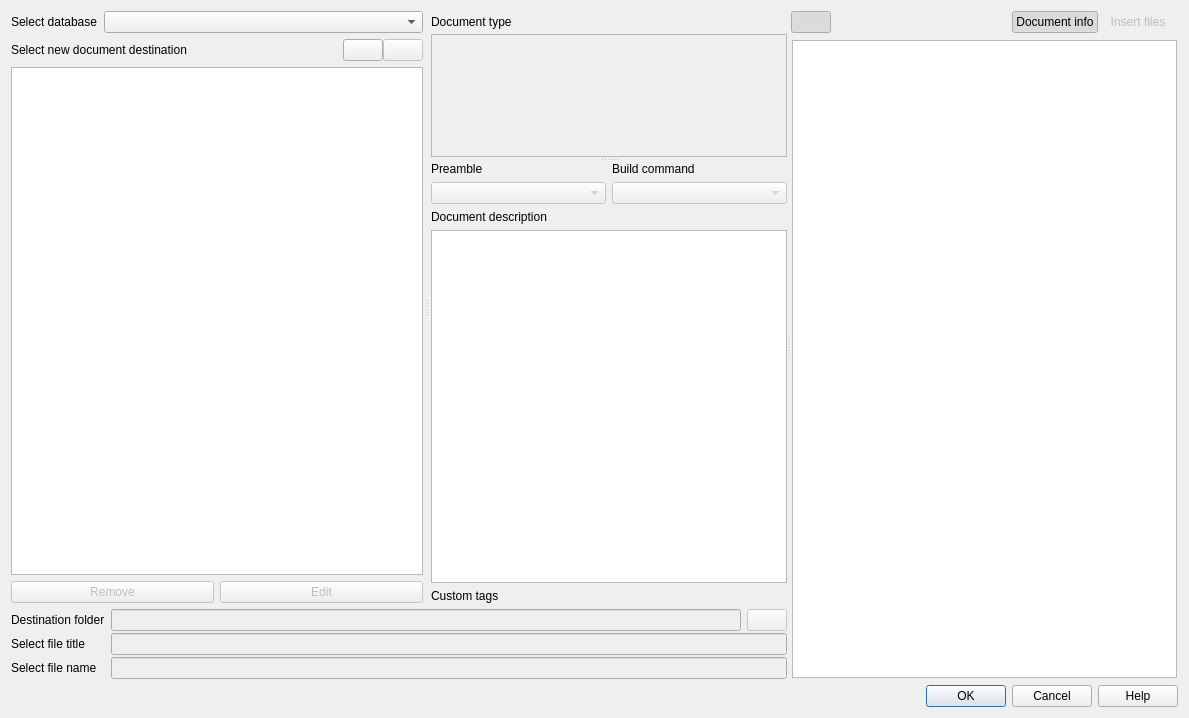
<?xml version="1.0" encoding="UTF-8"?>
<ui version="4.0">
 <class>NotesDocuments</class>
 <widget class="QDialog" name="NotesDocuments">
  <property name="geometry">
   <rect>
    <x>0</x>
    <y>0</y>
    <width>1189</width>
    <height>718</height>
   </rect>
  </property>
  <property name="windowTitle">
   <string>Create and preview database documents</string>
  </property>
  <property name="windowIcon">
   <iconset>
    <normaloff>:/images/pdf.png</normaloff>:/images/pdf.png</iconset>
  </property>
  <layout class="QGridLayout" name="gridLayout">
   <item row="1" column="0">
    <widget class="QDialogButtonBox" name="Okbutton">
     <property name="standardButtons">
      <set>QDialogButtonBox::StandardButton::Cancel|QDialogButtonBox::StandardButton::Help|QDialogButtonBox::StandardButton::Ok</set>
     </property>
    </widget>
   </item>
   <item row="0" column="0">
    <widget class="QSplitter" name="splitter_6">
     <property name="orientation">
      <enum>Qt::Orientation::Horizontal</enum>
     </property>
     <widget class="QStackedWidget" name="stackedWidget_2">
      <property name="currentIndex">
       <number>0</number>
      </property>
      <widget class="QWidget" name="stackedWidgetPage1">
       <layout class="QVBoxLayout" name="verticalLayout_7">
        <property name="leftMargin">
         <number>0</number>
        </property>
        <property name="topMargin">
         <number>0</number>
        </property>
        <property name="rightMargin">
         <number>0</number>
        </property>
        <property name="bottomMargin">
         <number>0</number>
        </property>
        <item>
         <widget class="QSplitter" name="splitter_2">
          <property name="orientation">
           <enum>Qt::Orientation::Horizontal</enum>
          </property>
          <property name="handleWidth">
           <number>8</number>
          </property>
          <widget class="QWidget" name="layoutWidget">
           <layout class="QVBoxLayout" name="verticalLayout_3">
            <item>
             <layout class="QHBoxLayout" name="horizontalLayout_2">
              <item>
               <widget class="QLabel" name="DatabaseLabel">
                <property name="text">
                 <string>Select database</string>
                </property>
               </widget>
              </item>
              <item>
               <widget class="QComboBox" name="DatabaseCombo">
                <property name="sizePolicy">
                 <sizepolicy hsizetype="MinimumExpanding" vsizetype="Fixed">
                  <horstretch>0</horstretch>
                  <verstretch>0</verstretch>
                 </sizepolicy>
                </property>
               </widget>
              </item>
             </layout>
            </item>
            <item>
             <layout class="QHBoxLayout" name="horizontalLayout">
              <property name="spacing">
               <number>0</number>
              </property>
              <item>
               <widget class="QLabel" name="label_2">
                <property name="text">
                 <string>Select new document destination</string>
                </property>
               </widget>
              </item>
              <item>
               <spacer name="horizontalSpacer_4">
                <property name="orientation">
                 <enum>Qt::Orientation::Horizontal</enum>
                </property>
                <property name="sizeHint" stdset="0">
                 <size>
                  <width>40</width>
                  <height>20</height>
                 </size>
                </property>
               </spacer>
              </item>
              <item>
               <widget class="QPushButton" name="CreateBasicFolder">
                <property name="text">
                 <string/>
                </property>
                <property name="icon">
                 <iconset resource="../Icons.qrc">
                  <normaloff>:/images/Dark_Theme/FolderNew2.svg</normaloff>:/images/Dark_Theme/FolderNew2.svg</iconset>
                </property>
               </widget>
              </item>
              <item>
               <widget class="QPushButton" name="CreateSubFolder">
                <property name="enabled">
                 <bool>false</bool>
                </property>
                <property name="text">
                 <string/>
                </property>
                <property name="icon">
                 <iconset resource="../Icons.qrc">
                  <normaloff>:/images/Dark_Theme/Structure.svg</normaloff>:/images/Dark_Theme/Structure.svg</iconset>
                </property>
               </widget>
              </item>
             </layout>
            </item>
            <item>
             <widget class="QTreeView" name="FoldersStructureView"/>
            </item>
            <item>
             <layout class="QGridLayout" name="gridLayout_3">
              <item row="1" column="0">
               <widget class="QPushButton" name="RemButton">
                <property name="enabled">
                 <bool>false</bool>
                </property>
                <property name="text">
                 <string>Remove</string>
                </property>
                <property name="icon">
                 <iconset theme="ListRemove"/>
                </property>
               </widget>
              </item>
              <item row="1" column="1">
               <widget class="QPushButton" name="EditButton">
                <property name="enabled">
                 <bool>false</bool>
                </property>
                <property name="text">
                 <string>Edit</string>
                </property>
                <property name="icon">
                 <iconset theme="DocumentEdit"/>
                </property>
               </widget>
              </item>
             </layout>
            </item>
           </layout>
          </widget>
          <widget class="QSplitter" name="splitter">
           <property name="orientation">
            <enum>Qt::Orientation::Vertical</enum>
           </property>
           <property name="handleWidth">
            <number>5</number>
           </property>
           <widget class="QWidget" name="layoutWidget_2">
            <layout class="QVBoxLayout" name="verticalLayout_4">
             <property name="spacing">
              <number>1</number>
             </property>
             <item>
              <layout class="QHBoxLayout" name="horizontalLayout_3">
               <property name="spacing">
                <number>0</number>
               </property>
               <item>
                <widget class="QLabel" name="label_8">
                 <property name="sizePolicy">
                  <sizepolicy hsizetype="Preferred" vsizetype="Fixed">
                   <horstretch>0</horstretch>
                   <verstretch>0</verstretch>
                  </sizepolicy>
                 </property>
                 <property name="text">
                  <string>Document type</string>
                 </property>
                </widget>
               </item>
               <item>
                <widget class="QPushButton" name="addButton">
                 <property name="sizePolicy">
                  <sizepolicy hsizetype="Fixed" vsizetype="Fixed">
                   <horstretch>0</horstretch>
                   <verstretch>0</verstretch>
                  </sizepolicy>
                 </property>
                 <property name="text">
                  <string/>
                 </property>
                 <property name="icon">
                  <iconset theme="AddButton"/>
                 </property>
                 <property name="flat">
                  <bool>true</bool>
                 </property>
                </widget>
               </item>
               <item>
                <widget class="QPushButton" name="removeButton">
                 <property name="enabled">
                  <bool>false</bool>
                 </property>
                 <property name="sizePolicy">
                  <sizepolicy hsizetype="Fixed" vsizetype="Fixed">
                   <horstretch>0</horstretch>
                   <verstretch>0</verstretch>
                  </sizepolicy>
                 </property>
                 <property name="text">
                  <string/>
                 </property>
                 <property name="icon">
                  <iconset theme="Minus"/>
                 </property>
                 <property name="flat">
                  <bool>true</bool>
                 </property>
                </widget>
               </item>
              </layout>
             </item>
             <item>
              <widget class="QScrollArea" name="scrollArea">
               <property name="widgetResizable">
                <bool>true</bool>
               </property>
               <widget class="QWidget" name="scrollAreaWidgetContents">
                <property name="geometry">
                 <rect>
                  <x>0</x>
                  <y>0</y>
                  <width>389</width>
                  <height>68</height>
                 </rect>
                </property>
                <layout class="QVBoxLayout" name="verticalLayout_2">
                 <property name="spacing">
                  <number>0</number>
                 </property>
                 <property name="leftMargin">
                  <number>0</number>
                 </property>
                 <property name="topMargin">
                  <number>0</number>
                 </property>
                 <property name="rightMargin">
                  <number>0</number>
                 </property>
                 <property name="bottomMargin">
                  <number>0</number>
                 </property>
                 <item>
                  <layout class="QGridLayout" name="gridLayout_4">
                   <property name="spacing">
                    <number>4</number>
                   </property>
                  </layout>
                 </item>
                </layout>
               </widget>
              </widget>
             </item>
            </layout>
           </widget>
           <widget class="QWidget" name="layoutWidget_3">
            <layout class="QVBoxLayout" name="verticalLayout">
             <item>
              <layout class="QGridLayout" name="gridLayout_7">
               <item row="3" column="0" colspan="2">
                <widget class="QTextEdit" name="DocumentDescription">
                 <property name="sizePolicy">
                  <sizepolicy hsizetype="Expanding" vsizetype="MinimumExpanding">
                   <horstretch>0</horstretch>
                   <verstretch>0</verstretch>
                  </sizepolicy>
                 </property>
                </widget>
               </item>
               <item row="0" column="0">
                <widget class="QLabel" name="label_4">
                 <property name="text">
                  <string>Preamble</string>
                 </property>
                </widget>
               </item>
               <item row="2" column="0" colspan="2">
                <widget class="QLabel" name="label_6">
                 <property name="text">
                  <string>Document description</string>
                 </property>
                </widget>
               </item>
               <item row="0" column="1">
                <widget class="QLabel" name="label_5">
                 <property name="text">
                  <string>Build command</string>
                 </property>
                </widget>
               </item>
               <item row="1" column="1">
                <widget class="QComboBox" name="BuildBox">
                 <property name="enabled">
                  <bool>false</bool>
                 </property>
                </widget>
               </item>
               <item row="1" column="0">
                <widget class="QComboBox" name="PreambleBox">
                 <property name="enabled">
                  <bool>false</bool>
                 </property>
                </widget>
               </item>
               <item row="4" column="0" colspan="2">
                <layout class="QVBoxLayout" name="verticalLayout_20">
                 <item>
                  <widget class="QLabel" name="FolderLabel_2">
                   <property name="sizePolicy">
                    <sizepolicy hsizetype="Fixed" vsizetype="Fixed">
                     <horstretch>0</horstretch>
                     <verstretch>0</verstretch>
                    </sizepolicy>
                   </property>
                   <property name="text">
                    <string>Custom tags</string>
                   </property>
                   <property name="alignment">
                    <set>Qt::AlignmentFlag::AlignLeading|Qt::AlignmentFlag::AlignLeft|Qt::AlignmentFlag::AlignTop</set>
                   </property>
                   <property name="wordWrap">
                    <bool>true</bool>
                   </property>
                  </widget>
                 </item>
                </layout>
               </item>
              </layout>
             </item>
            </layout>
           </widget>
          </widget>
         </widget>
        </item>
        <item>
         <layout class="QGridLayout" name="gridLayout_2">
          <property name="verticalSpacing">
           <number>2</number>
          </property>
          <item row="0" column="0">
           <widget class="QLabel" name="FolderLabel">
            <property name="sizePolicy">
             <sizepolicy hsizetype="Fixed" vsizetype="Fixed">
              <horstretch>0</horstretch>
              <verstretch>0</verstretch>
             </sizepolicy>
            </property>
            <property name="text">
             <string>Destination folder</string>
            </property>
            <property name="alignment">
             <set>Qt::AlignmentFlag::AlignLeading|Qt::AlignmentFlag::AlignLeft|Qt::AlignmentFlag::AlignTop</set>
            </property>
            <property name="wordWrap">
             <bool>true</bool>
            </property>
           </widget>
          </item>
          <item row="0" column="1">
           <widget class="QLineEdit" name="pathline">
            <property name="enabled">
             <bool>false</bool>
            </property>
           </widget>
          </item>
          <item row="0" column="2">
           <widget class="QPushButton" name="OpenPath">
            <property name="enabled">
             <bool>false</bool>
            </property>
            <property name="sizePolicy">
             <sizepolicy hsizetype="Fixed" vsizetype="Fixed">
              <horstretch>0</horstretch>
              <verstretch>0</verstretch>
             </sizepolicy>
            </property>
            <property name="text">
             <string/>
            </property>
            <property name="icon">
             <iconset theme="DocumentOpenData"/>
            </property>
           </widget>
          </item>
          <item row="1" column="0">
           <widget class="QLabel" name="Label2_2">
            <property name="sizePolicy">
             <sizepolicy hsizetype="Fixed" vsizetype="Fixed">
              <horstretch>0</horstretch>
              <verstretch>0</verstretch>
             </sizepolicy>
            </property>
            <property name="font">
             <font>
              <bold>false</bold>
             </font>
            </property>
            <property name="text">
             <string>Select file title</string>
            </property>
            <property name="alignment">
             <set>Qt::AlignmentFlag::AlignLeading|Qt::AlignmentFlag::AlignLeft|Qt::AlignmentFlag::AlignTop</set>
            </property>
            <property name="wordWrap">
             <bool>true</bool>
            </property>
           </widget>
          </item>
          <item row="2" column="0">
           <widget class="QLabel" name="Label2">
            <property name="sizePolicy">
             <sizepolicy hsizetype="Fixed" vsizetype="Fixed">
              <horstretch>0</horstretch>
              <verstretch>0</verstretch>
             </sizepolicy>
            </property>
            <property name="font">
             <font>
              <bold>false</bold>
             </font>
            </property>
            <property name="text">
             <string>Select file name</string>
            </property>
            <property name="alignment">
             <set>Qt::AlignmentFlag::AlignLeading|Qt::AlignmentFlag::AlignLeft|Qt::AlignmentFlag::AlignTop</set>
            </property>
            <property name="wordWrap">
             <bool>true</bool>
            </property>
           </widget>
          </item>
          <item row="1" column="1" colspan="2">
           <widget class="QLineEdit" name="TitleLine">
            <property name="enabled">
             <bool>false</bool>
            </property>
            <property name="inputMethodHints">
             <set>Qt::InputMethodHint::ImhLatinOnly</set>
            </property>
           </widget>
          </item>
          <item row="2" column="1" colspan="2">
           <widget class="QLineEdit" name="NameLine">
            <property name="enabled">
             <bool>false</bool>
            </property>
            <property name="inputMethodHints">
             <set>Qt::InputMethodHint::ImhLatinOnly</set>
            </property>
           </widget>
          </item>
         </layout>
        </item>
       </layout>
      </widget>
      <widget class="QWidget" name="page">
       <layout class="QGridLayout" name="gridLayout_11">
        <property name="leftMargin">
         <number>0</number>
        </property>
        <property name="topMargin">
         <number>0</number>
        </property>
        <property name="rightMargin">
         <number>0</number>
        </property>
        <property name="bottomMargin">
         <number>0</number>
        </property>
        <item row="0" column="0">
         <widget class="QSplitter" name="splitter_4">
          <property name="orientation">
           <enum>Qt::Orientation::Vertical</enum>
          </property>
          <property name="handleWidth">
           <number>8</number>
          </property>
          <widget class="QWidget" name="layoutWidget_4">
           <layout class="QGridLayout" name="gridLayout_16">
            <item row="3" column="1">
             <layout class="QVBoxLayout" name="verticalLayout_8">
              <property name="spacing">
               <number>0</number>
              </property>
              <item>
               <widget class="QPushButton" name="addfileButton">
                <property name="enabled">
                 <bool>false</bool>
                </property>
                <property name="sizePolicy">
                 <sizepolicy hsizetype="Maximum" vsizetype="Fixed">
                  <horstretch>0</horstretch>
                  <verstretch>0</verstretch>
                 </sizepolicy>
                </property>
                <property name="text">
                 <string/>
                </property>
                <property name="icon">
                 <iconset theme="GoNext"/>
                </property>
                <property name="flat">
                 <bool>true</bool>
                </property>
               </widget>
              </item>
              <item>
               <widget class="QPushButton" name="addEverything">
                <property name="enabled">
                 <bool>false</bool>
                </property>
                <property name="sizePolicy">
                 <sizepolicy hsizetype="Fixed" vsizetype="Fixed">
                  <horstretch>0</horstretch>
                  <verstretch>0</verstretch>
                 </sizepolicy>
                </property>
                <property name="text">
                 <string/>
                </property>
                <property name="icon">
                 <iconset theme="GoLast"/>
                </property>
                <property name="flat">
                 <bool>true</bool>
                </property>
               </widget>
              </item>
              <item>
               <widget class="QPushButton" name="removefileButton">
                <property name="enabled">
                 <bool>false</bool>
                </property>
                <property name="sizePolicy">
                 <sizepolicy hsizetype="Maximum" vsizetype="Fixed">
                  <horstretch>0</horstretch>
                  <verstretch>0</verstretch>
                 </sizepolicy>
                </property>
                <property name="text">
                 <string/>
                </property>
                <property name="icon">
                 <iconset theme="GoPrevious"/>
                </property>
                <property name="flat">
                 <bool>true</bool>
                </property>
               </widget>
              </item>
              <item>
               <widget class="QPushButton" name="EnableSortingFiles">
                <property name="sizePolicy">
                 <sizepolicy hsizetype="Fixed" vsizetype="Fixed">
                  <horstretch>0</horstretch>
                  <verstretch>0</verstretch>
                 </sizepolicy>
                </property>
                <property name="text">
                 <string/>
                </property>
                <property name="icon">
                 <iconset theme="SortPresence"/>
                </property>
                <property name="checkable">
                 <bool>true</bool>
                </property>
                <property name="flat">
                 <bool>true</bool>
                </property>
               </widget>
              </item>
              <item>
               <widget class="QPushButton" name="ClearFiltersFD">
                <property name="sizePolicy">
                 <sizepolicy hsizetype="Fixed" vsizetype="Fixed">
                  <horstretch>0</horstretch>
                  <verstretch>0</verstretch>
                 </sizepolicy>
                </property>
                <property name="text">
                 <string/>
                </property>
                <property name="icon">
                 <iconset theme="KtRemoveFilters"/>
                </property>
                <property name="flat">
                 <bool>true</bool>
                </property>
               </widget>
              </item>
              <item>
               <widget class="QPushButton" name="FilesTagFilter">
                <property name="sizePolicy">
                 <sizepolicy hsizetype="Fixed" vsizetype="Fixed">
                  <horstretch>0</horstretch>
                  <verstretch>0</verstretch>
                 </sizepolicy>
                </property>
                <property name="text">
                 <string/>
                </property>
                <property name="icon">
                 <iconset theme="Tag"/>
                </property>
                <property name="checkable">
                 <bool>true</bool>
                </property>
                <property name="flat">
                 <bool>true</bool>
                </property>
               </widget>
              </item>
              <item>
               <widget class="QLabel" name="CountLabel">
                <property name="font">
                 <font>
                  <family>KerkisSans</family>
                  <pointsize>14</pointsize>
                  <bold>true</bold>
                 </font>
                </property>
                <property name="styleSheet">
                 <string notr="true">background-color: rgb(0, 170, 255);
color: #ffffff;</string>
                </property>
                <property name="text">
                 <string/>
                </property>
                <property name="alignment">
                 <set>Qt::AlignmentFlag::AlignCenter</set>
                </property>
               </widget>
              </item>
              <item>
               <spacer name="verticalSpacer">
                <property name="orientation">
                 <enum>Qt::Orientation::Vertical</enum>
                </property>
                <property name="sizeHint" stdset="0">
                 <size>
                  <width>20</width>
                  <height>40</height>
                 </size>
                </property>
               </spacer>
              </item>
             </layout>
            </item>
            <item row="2" column="0" colspan="2">
             <layout class="QHBoxLayout" name="horizontalLayout_6">
              <item>
               <widget class="Switch" name="checkBox">
                <property name="text">
                 <string>Insert files from multiple databases</string>
                </property>
               </widget>
              </item>
              <item>
               <spacer name="horizontalSpacer_2">
                <property name="orientation">
                 <enum>Qt::Orientation::Horizontal</enum>
                </property>
                <property name="sizeHint" stdset="0">
                 <size>
                  <width>40</width>
                  <height>20</height>
                 </size>
                </property>
               </spacer>
              </item>
              <item>
               <widget class="Line" name="line_3">
                <property name="orientation">
                 <enum>Qt::Orientation::Vertical</enum>
                </property>
               </widget>
              </item>
              <item>
               <widget class="QLabel" name="label_7">
                <property name="sizePolicy">
                 <sizepolicy hsizetype="Fixed" vsizetype="Preferred">
                  <horstretch>0</horstretch>
                  <verstretch>0</verstretch>
                 </sizepolicy>
                </property>
                <property name="font">
                 <font>
                  <bold>true</bold>
                 </font>
                </property>
                <property name="styleSheet">
                 <string notr="true">color: rgb(0, 88, 0);</string>
                </property>
                <property name="text">
                 <string>Database source : </string>
                </property>
               </widget>
              </item>
              <item>
               <widget class="QComboBox" name="FilesDatabasesCombo">
                <property name="enabled">
                 <bool>false</bool>
                </property>
               </widget>
              </item>
             </layout>
            </item>
           </layout>
          </widget>
          <widget class="QWidget" name="layoutWidget_5">
           <layout class="QGridLayout" name="gridLayout_17">
            <item row="0" column="0">
             <widget class="QTabWidget" name="FilesTabWidget">
              <property name="currentIndex">
               <number>0</number>
              </property>
              <widget class="QWidget" name="tab_3">
               <attribute name="title">
                <string>File content</string>
               </attribute>
               <layout class="QVBoxLayout" name="verticalLayout_9">
                <item>
                 <widget class="LatexTextBrowser" name="FileContent"/>
                </item>
               </layout>
              </widget>
              <widget class="QWidget" name="tab_4">
               <attribute name="title">
                <string>Pdf view</string>
               </attribute>
               <layout class="QVBoxLayout" name="verticalLayout_10"/>
              </widget>
              <widget class="QWidget" name="tab_5">
               <attribute name="title">
                <string>Files included</string>
               </attribute>
               <layout class="QGridLayout" name="gridLayout_9">
                <item row="0" column="0">
                 <widget class="QTableView" name="filesSelected">
                  <property name="selectionMode">
                   <enum>QAbstractItemView::SelectionMode::SingleSelection</enum>
                  </property>
                  <property name="selectionBehavior">
                   <enum>QAbstractItemView::SelectionBehavior::SelectRows</enum>
                  </property>
                  <property name="horizontalScrollMode">
                   <enum>QAbstractItemView::ScrollMode::ScrollPerPixel</enum>
                  </property>
                 </widget>
                </item>
               </layout>
              </widget>
              <widget class="QWidget" name="tab_6">
               <attribute name="title">
                <string>Random selection preview</string>
               </attribute>
               <layout class="QVBoxLayout" name="verticalLayout_12">
                <item>
                 <widget class="QSplitter" name="splitter_5">
                  <property name="orientation">
                   <enum>Qt::Orientation::Horizontal</enum>
                  </property>
                  <widget class="QWidget" name="layoutWidget_6">
                   <layout class="QGridLayout" name="gridLayout_10">
                    <item row="0" column="0">
                     <layout class="QHBoxLayout" name="horizontalLayout_7">
                      <item>
                       <widget class="QLabel" name="SelectedFilesLabel">
                        <property name="sizePolicy">
                         <sizepolicy hsizetype="Minimum" vsizetype="Preferred">
                          <horstretch>0</horstretch>
                          <verstretch>0</verstretch>
                         </sizepolicy>
                        </property>
                        <property name="text">
                         <string>Files selected</string>
                        </property>
                       </widget>
                      </item>
                      <item>
                       <spacer name="horizontalSpacer_3">
                        <property name="orientation">
                         <enum>Qt::Orientation::Horizontal</enum>
                        </property>
                        <property name="sizeHint" stdset="0">
                         <size>
                          <width>40</width>
                          <height>20</height>
                         </size>
                        </property>
                       </spacer>
                      </item>
                      <item>
                       <widget class="QLabel" name="numLabel">
                        <property name="text">
                         <string>Number of files</string>
                        </property>
                       </widget>
                      </item>
                      <item>
                       <widget class="QSpinBox" name="numOfFilesSpin">
                        <property name="sizePolicy">
                         <sizepolicy hsizetype="Fixed" vsizetype="Fixed">
                          <horstretch>0</horstretch>
                          <verstretch>0</verstretch>
                         </sizepolicy>
                        </property>
                        <property name="minimum">
                         <number>1</number>
                        </property>
                        <property name="value">
                         <number>4</number>
                        </property>
                       </widget>
                      </item>
                      <item>
                       <widget class="Line" name="line_4">
                        <property name="orientation">
                         <enum>Qt::Orientation::Vertical</enum>
                        </property>
                       </widget>
                      </item>
                      <item>
                       <widget class="QPushButton" name="LockUnlockAll">
                        <property name="toolTip">
                         <string>Lock - Unlock all files</string>
                        </property>
                        <property name="text">
                         <string/>
                        </property>
                        <property name="icon">
                         <iconset theme="DocumenEncrypted"/>
                        </property>
                        <property name="checkable">
                         <bool>true</bool>
                        </property>
                        <property name="flat">
                         <bool>true</bool>
                        </property>
                       </widget>
                      </item>
                      <item>
                       <widget class="QPushButton" name="CleanUnlocked">
                        <property name="toolTip">
                         <string>Lock - Unlock all files</string>
                        </property>
                        <property name="text">
                         <string/>
                        </property>
                        <property name="icon">
                         <iconset theme="Clean"/>
                        </property>
                        <property name="flat">
                         <bool>true</bool>
                        </property>
                       </widget>
                      </item>
                      <item>
                       <widget class="QPushButton" name="removeAll">
                        <property name="toolTip">
                         <string>Remove unselected files</string>
                        </property>
                        <property name="text">
                         <string/>
                        </property>
                        <property name="icon">
                         <iconset theme="EditDelete2"/>
                        </property>
                        <property name="flat">
                         <bool>true</bool>
                        </property>
                       </widget>
                      </item>
                      <item>
                       <widget class="QPushButton" name="RefreshSelection">
                        <property name="sizePolicy">
                         <sizepolicy hsizetype="Fixed" vsizetype="Fixed">
                          <horstretch>0</horstretch>
                          <verstretch>0</verstretch>
                         </sizepolicy>
                        </property>
                        <property name="text">
                         <string>Random selection</string>
                        </property>
                        <property name="icon">
                         <iconset resource="../Icons.qrc">
                          <normaloff>:/images/update-document.svg</normaloff>:/images/update-document.svg</iconset>
                        </property>
                       </widget>
                      </item>
                     </layout>
                    </item>
                    <item row="1" column="0">
                     <widget class="QListWidget" name="RandomSelectionList">
                      <property name="styleSheet">
                       <string notr="true">QListView::indicator:unchecked {
  image: url(&quot;:/qss_icons/linux_breath/rc/lockbox_unlocked.png&quot;);
}
QListView::indicator:unchecked:hover, QListView::indicator:unchecked:focus, QListView::indicator:unchecked:pressed {
  border: none;
  image: url(&quot;:/qss_icons/linux_breath/rc/lockbox_unlocked_focus.png&quot;);
}

QListView::indicator:checked {
  image: url(&quot;:/qss_icons/linux_breath/rc/lockbox_locked.png&quot;);
}

QListView::indicator:checked:hover, QListView::indicator:checked:focus, QListView::indicator:checked:pressed {
  border: none;
  image: url(&quot;:/qss_icons/linux_breath/rc/lockbox_locked_focus.png&quot;);
}
</string>
                      </property>
                      <property name="alternatingRowColors">
                       <bool>true</bool>
                      </property>
                     </widget>
                    </item>
                    <item row="1" column="1">
                     <layout class="QVBoxLayout" name="verticalLayout_13">
                      <property name="spacing">
                       <number>2</number>
                      </property>
                      <item>
                       <widget class="QPushButton" name="moveUp">
                        <property name="enabled">
                         <bool>false</bool>
                        </property>
                        <property name="text">
                         <string/>
                        </property>
                        <property name="icon">
                         <iconset theme="GoUp"/>
                        </property>
                        <property name="flat">
                         <bool>true</bool>
                        </property>
                       </widget>
                      </item>
                      <item>
                       <widget class="QPushButton" name="moveDown">
                        <property name="enabled">
                         <bool>false</bool>
                        </property>
                        <property name="text">
                         <string/>
                        </property>
                        <property name="icon">
                         <iconset theme="GoDown"/>
                        </property>
                        <property name="flat">
                         <bool>true</bool>
                        </property>
                       </widget>
                      </item>
                      <item>
                       <widget class="QPushButton" name="AddRandomFiles">
                        <property name="sizePolicy">
                         <sizepolicy hsizetype="Minimum" vsizetype="Fixed">
                          <horstretch>0</horstretch>
                          <verstretch>0</verstretch>
                         </sizepolicy>
                        </property>
                        <property name="toolTip">
                         <string>Add selected files to editor</string>
                        </property>
                        <property name="text">
                         <string/>
                        </property>
                        <property name="icon">
                         <iconset theme="GoLast"/>
                        </property>
                        <property name="flat">
                         <bool>true</bool>
                        </property>
                       </widget>
                      </item>
                      <item>
                       <spacer name="verticalSpacer_2">
                        <property name="orientation">
                         <enum>Qt::Orientation::Vertical</enum>
                        </property>
                        <property name="sizeHint" stdset="0">
                         <size>
                          <width>20</width>
                          <height>40</height>
                         </size>
                        </property>
                       </spacer>
                      </item>
                     </layout>
                    </item>
                   </layout>
                  </widget>
                  <widget class="QWidget" name="verticalLayoutWidget">
                   <layout class="QVBoxLayout" name="verticalLayout_14"/>
                  </widget>
                 </widget>
                </item>
               </layout>
              </widget>
             </widget>
            </item>
           </layout>
          </widget>
         </widget>
        </item>
       </layout>
      </widget>
     </widget>
     <widget class="QSplitter" name="splitter_3">
      <property name="orientation">
       <enum>Qt::Orientation::Vertical</enum>
      </property>
      <widget class="QWidget" name="layoutWidget">
       <layout class="QVBoxLayout" name="verticalLayout_15">
        <item>
         <layout class="QHBoxLayout" name="horizontalLayout_5">
          <property name="spacing">
           <number>0</number>
          </property>
          <item>
           <widget class="QPushButton" name="SourceCode">
            <property name="text">
             <string/>
            </property>
            <property name="icon">
             <iconset theme="LstexConfig"/>
            </property>
            <property name="checkable">
             <bool>true</bool>
            </property>
            <property name="checked">
             <bool>true</bool>
            </property>
            <property name="flat">
             <bool>true</bool>
            </property>
            <attribute name="buttonGroup">
             <string notr="true">buttonGroup</string>
            </attribute>
           </widget>
          </item>
          <item>
           <widget class="QPushButton" name="DocViewerButton">
            <property name="text">
             <string/>
            </property>
            <property name="icon">
             <iconset theme="Table"/>
            </property>
            <property name="checkable">
             <bool>true</bool>
            </property>
            <property name="flat">
             <bool>true</bool>
            </property>
            <attribute name="buttonGroup">
             <string notr="true">buttonGroup</string>
            </attribute>
           </widget>
          </item>
          <item>
           <spacer name="horizontalSpacer">
            <property name="orientation">
             <enum>Qt::Orientation::Horizontal</enum>
            </property>
            <property name="sizeHint" stdset="0">
             <size>
              <width>40</width>
              <height>20</height>
             </size>
            </property>
           </spacer>
          </item>
          <item>
           <widget class="QPushButton" name="DocumentInfoButton">
            <property name="text">
             <string>Document info</string>
            </property>
            <property name="icon">
             <iconset theme="DocumentProperties"/>
            </property>
            <property name="checkable">
             <bool>true</bool>
            </property>
            <property name="checked">
             <bool>true</bool>
            </property>
            <property name="flat">
             <bool>true</bool>
            </property>
            <attribute name="buttonGroup">
             <string notr="true">buttonGroup_2</string>
            </attribute>
           </widget>
          </item>
          <item>
           <widget class="QPushButton" name="InsertFilesButton">
            <property name="enabled">
             <bool>false</bool>
            </property>
            <property name="text">
             <string>Insert files</string>
            </property>
            <property name="icon">
             <iconset theme="DocumentNew2"/>
            </property>
            <property name="checkable">
             <bool>true</bool>
            </property>
            <property name="flat">
             <bool>true</bool>
            </property>
            <attribute name="buttonGroup">
             <string notr="true">buttonGroup_2</string>
            </attribute>
           </widget>
          </item>
         </layout>
        </item>
        <item>
         <widget class="QStackedWidget" name="stackedWidget">
          <property name="currentIndex">
           <number>0</number>
          </property>
          <widget class="QWidget" name="stackedWidgetPage1_2">
           <layout class="QGridLayout" name="gridLayout_6">
            <property name="leftMargin">
             <number>1</number>
            </property>
            <property name="topMargin">
             <number>1</number>
            </property>
            <property name="rightMargin">
             <number>1</number>
            </property>
            <property name="bottomMargin">
             <number>1</number>
            </property>
            <item row="0" column="0">
             <widget class="LatexTextWidget" name="DocumentContent"/>
            </item>
           </layout>
          </widget>
          <widget class="QWidget" name="page_2">
           <layout class="QVBoxLayout" name="verticalLayout_19">
            <property name="leftMargin">
             <number>0</number>
            </property>
            <property name="topMargin">
             <number>0</number>
            </property>
            <property name="rightMargin">
             <number>0</number>
            </property>
            <property name="bottomMargin">
             <number>0</number>
            </property>
           </layout>
          </widget>
         </widget>
        </item>
       </layout>
      </widget>
     </widget>
    </widget>
   </item>
  </layout>
 </widget>
 <customwidgets>
  <customwidget>
   <class>LatexTextWidget</class>
   <extends>QTextEdit</extends>
   <header>latexeditorwidget.h</header>
  </customwidget>
  <customwidget>
   <class>LatexTextBrowser</class>
   <extends>QTextEdit</extends>
   <header>latexeditorwidget.h</header>
  </customwidget>
  <customwidget>
   <class>Switch</class>
   <extends>QCheckBox</extends>
   <header>switch.h</header>
  </customwidget>
 </customwidgets>
 <resources>
  <include location="../Icons.qrc"/>
 </resources>
 <connections/>
 <buttongroups>
  <buttongroup name="buttonGroup"/>
  <buttongroup name="buttonGroup_2"/>
 </buttongroups>
</ui>
